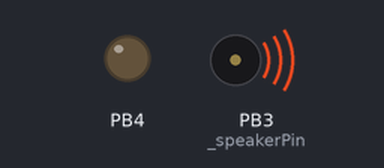
Recording of a sketch running on a simulated ATtiny85, built with avr-gcc and run on an emulated ATtiny85. Parts: output pins drawn as LEDs (lit = HIGH), buzzer (waves = sounding). Sleep ends after the set time or at an interrupt.

Above: at 2.2 s.
At 5.4 s:
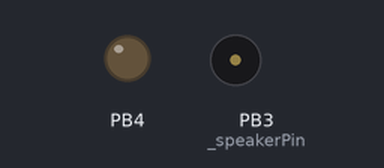
Timing chart, 0 to 6.9 s (numbered marks = the images above):
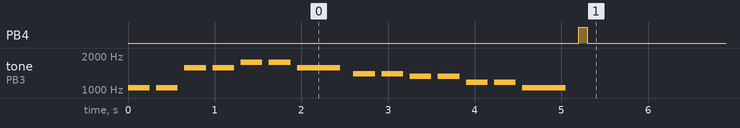

The sketch:

FroliCatBoltHack.ino
```cpp
//arduino-tiny "ATTiny45 @ 1 MHz"

#include <avr/wdt.h>        // Supplied Watch Dog Timer Macros
#include <avr/sleep.h>      // Supplied AVR Sleep Macros
#include <avr/power.h>
#include <EEPROM.h>
#include "notes.h"

volatile uint32_t _intervalCount = 0;
uint32_t _interval = 0;
volatile bool _doPulse = false;

void playSong()
{
  // iterate over the notes of the melody:
  for (int thisNote = 0; thisNote < _songDur; thisNote++) {

    // to calculate the note duration, take one second
    // divided by the note type.
    //e.g. quarter note = 1000 / 4, eighth note = 1000/8, etc.
    int noteDuration = 1000/_noteDurations[thisNote];
    tone(_speakerPin, _melody[thisNote],noteDuration);

    // to distinguish the notes, set a minimum time between them.
    // the note's duration + 30% seems to work well:
    int pauseBetweenNotes = noteDuration * 1.30;
    delay(pauseBetweenNotes);
    // stop the tone playing:
    noTone(_speakerPin);
  }
}

void setup()
{
  //power savings
  ADCSRA &= ~(1<<ADEN); //Disable ADC
  power_usi_disable();
  ACSR = (1<<ACD); //Disable the analog comparator
  DIDR0 = 0x3F; //Disable digital input buffers on all ADC0-ADC5 pins.

  cli();
  // Set up Watch Dog Timer for Inactivity
  WDTCR |= (_BV(WDCE) | _BV(WDE));   // Enable the WD Change Bit
  WDTCR =   _BV(WDIE) |              // Enable WDT Interrupt
  _BV(WDP2) | _BV(WDP1);   // Set Timeout to ~1 seconds

  if(MCUSR & _BV(WDRF)){            // If a reset was caused by the Watchdog Timer...
    MCUSR &= ~_BV(WDRF);                 // Clear the WDT reset flag
    WDTCR |= (_BV(WDCE) | _BV(WDE));   // Enable the WD Change Bit
    WDTCR = 0x00;                      // Disable the WDT
  }

  // Enable Sleep Mode for Power Down
  set_sleep_mode(SLEEP_MODE_PWR_DOWN);    // Set Sleep Mode: Power Down
  sleep_enable();                     // Enable Sleep Mode

    DDRB |= _BV(PINB4); // Set PB4 as output;
  PORTB &= ~_BV(PINB4); //Set it to low, just to be safe

  //avrdude -C C:\avrdude.conf -P usb -p t45 -c avrispmkII -U eeprom:w:0x16:m
  uint8_t val = EEPROM.read(0);
  if(val == 0){
    val =  22;
    EEPROM.write(0, val);
  }

  _interval = map(val, 0, 255, 0, 86400);

  //_interval = (uint32_t)val;//for testing, when you want the interval to be mere seconds

  sei();  // Enable Interrupts

  _doPulse = true;
}

void loop()
{
  if(_doPulse)
  {
    _doPulse = false;
    playSong();
    PORTB |= _BV(PINB4);
    delay(100);
    PORTB &= ~_BV(PINB4);
  }

  if (MCUCR & _BV(SE)){    // If Sleep is Enabled...
    sleep_cpu();           // Go to Sleep
  }

}

ISR(WDT_vect)
{
  sleep_disable();          // Disable Sleep on Wakeup

  _intervalCount++;
  if(_intervalCount >= _interval)
  {
    _intervalCount = 0;
    _doPulse = true;
  }

  sleep_enable();           // Enable Sleep Mode
}
```

notes.h
```cpp
#define NOTE_B0  31
#define NOTE_C1  33
#define NOTE_CS1 35
#define NOTE_D1  37
#define NOTE_DS1 39
#define NOTE_E1  41
#define NOTE_F1  44
#define NOTE_FS1 46
#define NOTE_G1  49
#define NOTE_GS1 52
#define NOTE_A1  55
#define NOTE_AS1 58
#define NOTE_B1  62
#define NOTE_C2  65
#define NOTE_CS2 69
#define NOTE_D2  73
#define NOTE_DS2 78
#define NOTE_E2  82
#define NOTE_F2  87
#define NOTE_FS2 93
#define NOTE_G2  98
#define NOTE_GS2 104
#define NOTE_A2  110
#define NOTE_AS2 117
#define NOTE_B2  123
#define NOTE_C3  131
#define NOTE_CS3 139
#define NOTE_D3  147
#define NOTE_DS3 156
#define NOTE_E3  165
#define NOTE_F3  175
#define NOTE_FS3 185
#define NOTE_G3  196
#define NOTE_GS3 208
#define NOTE_A3  220
#define NOTE_AS3 233
#define NOTE_B3  247
#define NOTE_C4  262
#define NOTE_CS4 277
#define NOTE_D4  294
#define NOTE_DS4 311
#define NOTE_E4  330
#define NOTE_F4  349
#define NOTE_FS4 370
#define NOTE_G4  392
#define NOTE_GS4 415
#define NOTE_A4  440
#define NOTE_AS4 466
#define NOTE_B4  494
#define NOTE_C5  523
#define NOTE_CS5 554
#define NOTE_D5  587
#define NOTE_DS5 622
#define NOTE_E5  659
#define NOTE_F5  698
#define NOTE_FS5 740
#define NOTE_G5  784
#define NOTE_GS5 831
#define NOTE_A5  880
#define NOTE_AS5 932
#define NOTE_B5  988
#define NOTE_C6  1047
#define NOTE_CS6 1109
#define NOTE_D6  1175
#define NOTE_DS6 1245
#define NOTE_E6  1319
#define NOTE_F6  1397
#define NOTE_FS6 1480
#define NOTE_G6  1568
#define NOTE_GS6 1661
#define NOTE_A6  1760
#define NOTE_AS6 1865
#define NOTE_B6  1976
#define NOTE_C7  2093
#define NOTE_CS7 2217
#define NOTE_D7  2349
#define NOTE_DS7 2489
#define NOTE_E7  2637
#define NOTE_F7  2794
#define NOTE_FS7 2960
#define NOTE_G7  3136
#define NOTE_GS7 3322
#define NOTE_A7  3520
#define NOTE_AS7 3729
#define NOTE_B7  3951
#define NOTE_C8  4186
#define NOTE_CS8 4435
#define NOTE_D8  4699
#define NOTE_DS8 4978
#define NOTE_REST 0

uint8_t _songDur = 14;

unsigned int _melody[] = {
NOTE_C6, NOTE_C6, NOTE_G6, NOTE_G6,
NOTE_A6, NOTE_A6, NOTE_G6, NOTE_F6,
NOTE_F6, NOTE_E6, NOTE_E6, NOTE_D6,
NOTE_D6, NOTE_C6};
uint8_t _noteDurations[] = {
4, 4, 4, 4,
4, 4, 2, 4,
4, 4, 4, 4,
4, 2};


uint8_t _speakerPin = 3;
```

Measured:
- by itself, PB4: LOW → HIGH at 5.2 s, → LOW 0.10 s later
- by itself, tone on PB3 (_speakerPin): plays 1047 Hz for 0.25 s, 1047 Hz for 0.25 s, 1568 Hz for 0.25 s, 1568 Hz for 0.25 s, 1760 Hz for 0.25 s, 1760 Hz for 0.25 s … (14 notes in this stretch)
